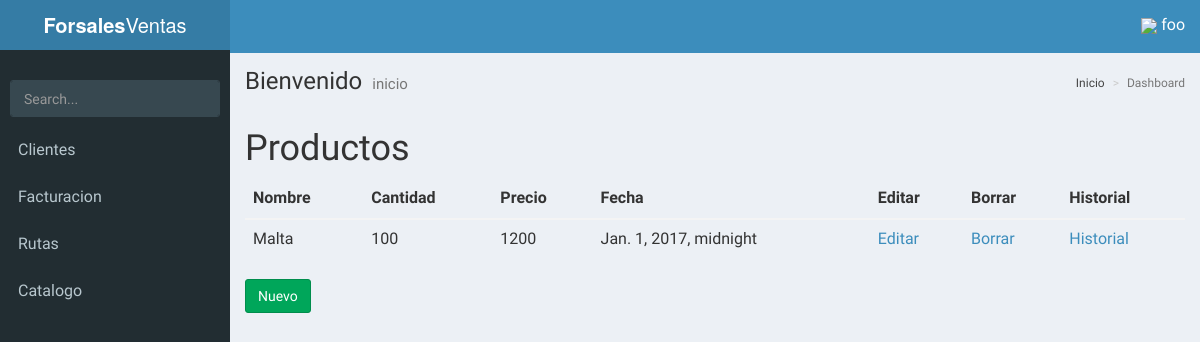
Page /productos/ (signed in) on the committed database.
### base/models.py (models this page shows, shortened)
class producto(models.Model):
	nombre = models.CharField(max_length=20)
	cantidad = models.IntegerField()
	precio = models.IntegerField()
	fecha = models.DateTimeField()
	unida = models.ForeignKey(unidades)
	stock_minimo = models.IntegerField(default=10)
	stock_maximo = models.IntegerField(default=200)

### base/views.py (the view)
# urls.py: url(r'^productos/$', ListarProductos.as_view(), name="listar_productos"),
class ListarProductos(LoginRequiredMixin,ListView):
	model = producto
	template_name = 'productos/listar.html'

### base/templates/productos/listar.html
{% extends 'AdminLTE/index.html' %}
{% block content %}
	<h1>Productos</h1>
	<table class="table">
		<thead>
			<tr>
				<th>Nombre</th>
				<th>Cantidad</th>
				<th>Precio</th>
				<th>Fecha</th>
				<th>Editar</th>
				<th>Borrar</th>
				<th>Historial</th>
			</tr>
		</thead>
		<tbody>
			{% for producto in object_list %}
				<tr>
					<td>{{ producto.nombre }}</td>
					<td>{{ producto.cantidad }}</td>
					<td>{{ producto.precio }}</td>
					<td>{{ producto.fecha }}</td>
					<td><a href="{% url 'actualizar_producto' producto.pk %}">Editar</a></td>
					<td><a href="{% url 'borrar_producto' producto.pk %}">Borrar</a></td>
					<td><a href="{% url 'movimiento_historial_producto' producto.pk %}">Historial</a></td>
				</tr>
			{% empty %}
				<tr>
					<td>Sin Porductos</td>
				</tr>
			{% endfor %}
		</tbody>
	</table>
	<a class="btn btn-success" href="{% url 'crear_producto' %}">Nuevo</a>
{% endblock content %}

### base/templates/AdminLTE/index.html (shortened to what this page needs)
{% load static %}
<!DOCTYPE html>
<html>
<head>
<link rel="stylesheet" href="https://unpkg.com/bootstrap-material-design@4.0.0-beta.3/dist/css/bootstrap-material-design.min.css"
>
  <link rel="stylesheet" href="{% static 'css/AdminLTE/bootstrap/css/bootstrap.min.css' %}">
  <link rel="stylesheet" href="{% static 'css/AdminLTE/AdminLTE.min.css' %}">
  <link rel="stylesheet" href="{% static 'css/AdminLTE/skins/_all-skins.min.css' %}">
  <link rel="stylesheet" href="{% static 'css/AdminLTE/plugins/iCheck/flat/blue.css' %}">
  <link rel="stylesheet" href="{% static 'css/AdminLTE/plugins/morris/morris.css' %}">
  <link rel="stylesheet" href="{% static 'css/AdminLTE/plugins/jvectormap/jquery-jvectormap-1.2.2.css' %}">
  <link rel="stylesheet" href="{% static 'css/AdminLTE/plugins/datepicker/datepicker3.css' %}">
  <link rel="stylesheet" href="{% static 'css/AdminLTE/plugins/daterangepicker/daterangepicker.css' %}">
  <link rel="stylesheet" href="{% static 'css/AdminLTE/plugins/bootstrap-wysihtml5/bootstrap3-wysihtml5.min.css' %}">
</head>
<body class="hold-transition skin-blue sidebar-mini">
<div class="wrapper" id="vue-root">
  <header class="main-header">
    <a href="/" class="logo">
      <span class="logo-lg"><b>Forsales</b>Ventas</span>
    </a>
    <nav class="navbar navbar-static-top">
      <a href="#" class="sidebar-toggle" data-toggle="offcanvas" role="button">
      </a>
      <div class="navbar-custom-menu">
        <ul class="nav navbar-nav">
          <li class="dropdown user user-menu">
            <a href="#" class="dropdown-toggle" data-toggle="dropdown">
             <img style="width: 10%; " src="http://taxipy.com/files/caradibujo.png">
              <span class="hidden-xs">{{ request.user.username }}</span>
            </a>
          </li>
        </ul>
      </div>
    </nav>
  </header>
  <aside class="main-sidebar">
    <section class="sidebar">
      <div class="user-panel">
      </div>
      <form action="#" method="get" class="sidebar-form">
        <div class="input-group">
          <input type="text" name="q" class="form-control" placeholder="Search...">
              <span class="input-group-btn">
                <button type="submit" name="search" id="search-btn" class="btn btn-flat">
                </button>
              </span>
        </div>
      </form>
      <ul class="sidebar-menu">
      {% if request.user.is_superuser %}
        <li class="header">PANEL DE CONTROL</li>
        <li>
          <a href="{% url 'listar_productos' %}">
            <i class="fa fa-shopping-basket" aria-hidden="true"><span>Productos</span></i>
          </a>
        </li>
        <li>
          <a href="{% url 'listar_clientes' %}">
            <i class="fa fa-th"></i> <span>Clientes</span>
          </a>
        </li>
        <li>
          <a href="{% url 'listar_distribuidores' %}">
            <i class="fa fa-th"></i> <span>Distribuidores</span>
          </a>
        </li>
        <li>
          <a href="{% url 'listar_proveedores' %}">
            <i class="fa fa-th"></i> <span>Proveedores</span>
          </a>
        </li>
        <li class="treeview">
          <a href="#">
            <i class="fa fa-dashboard"></i> <span>Facturacion</span>
            <span class="pull-right-container">
              <i class="fa fa-angle-left pull-right"></i>
            </span>
          </a>
          <ul class="treeview-menu">
            <li class=""><a href="{% url 'factura' %}"><i class="fa fa-circle-o"></i> Listar</a></li>
          </ul>
           <ul class="treeview-menu">
            <li class=""><a href="{% url 'reportes' %}"><i class="fa fa-circle-o"></i> reportes</a></li>
          </ul>
        </li>
        <li class="treeview">
          <a href="#">
            <i class="fa fa-dashboard"></i> <span>Inventario</span>
            <span class="pull-right-container">
              <i class="fa fa-angle-left pull-right"></i>
            </span>
          </a>
          <ul class="treeview-menu">
            <li class=""><a href="{% url 'movimiento' %}"><i class="fa fa-circle-o"></i> Movimientos</a></li>
          </ul>
        </li>
        <li class="treeview">
          <a href="#">
            <i class="fa fa-dashboard"></i> <span>Catalogo</span>
            <span class="pull-right-container">
              <i class="fa fa-angle-left pull-right"></i>
            </span>
          </a>
          <ul class="treeview-menu">
            <li class=""><a href="{% url 'catalogos' %}"><i class="fa fa-circle-o"></i> Lista</a></li>
          </ul>
        </li>
        <li class="treeview">
          <a href="#">
            <i class="fa fa-dashboard"></i> <span>Rutas</span>
            <span class="pull-right-container">
              <i class="fa fa-angle-left pull-right"></i>
            </span>
          </a>
          <ul class="treeview-menu">
            <li class=""><a href="{% url 'rutas-mapa' %}"><i class="fa fa-circle-o"></i> Rutas</a></li>
          </ul>
        </li>
      {% else %}
        {% if request.user %}
<li>
          <a href="{% url 'listar_clientes' %}">
             <span>Clientes</span>
          </a>
        </li>
          <li class="treeview">
            <a href="#">
               <span>Facturacion</span>
            </a>
          </li>
          <li class="treeview">
            <a href="#">
               <span>Rutas</span>
            </a>
          </li>
        <li class="treeview">
          <a href="#">
             <span>Catalogo</span>
          </a>
        </li>
        {% endif %}
      {% endif %}
      </ul>
    </section>
  </aside>
  <div class="content-wrapper">
    <section class="content-header">
      <h1>
        Bienvenido
        <small>inicio</small>
      </h1>
      <ol class="breadcrumb">
        <li><a href="#"> Inicio</a></li>
        <li class="active">Dashboard</li>
      </ol>
    </section>
    <section class="content">
      {% block content %}
      {% endblock content %}
    </section>
  </div>
</div>
</body>
</html>

### base/templates/AdminLTE/index.html (style rules this page uses)
html, body { font-size: 16px !important; }
.navbar { display: inherit !important; }

### rows in the picture
producto: nombre "Malta", cantidad "100", precio "1200", fecha "Jan. 1, 2017, midnight"

### other values in the picture
{{ request.user.username }} "foo"
